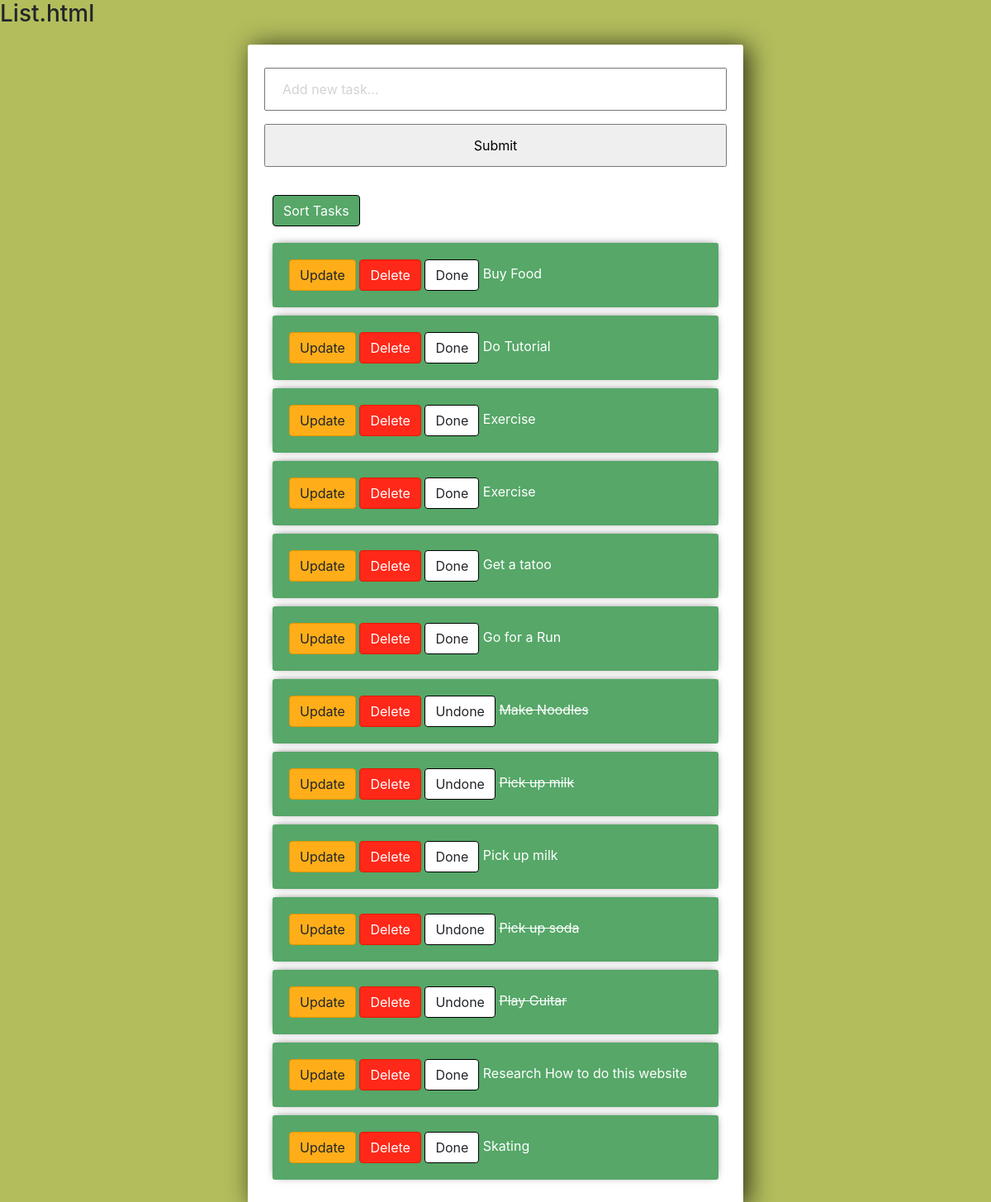
The page / on the database its author committed.
### Goals/models.py (models this page shows)
class Task(models.Model):
    title = models.CharField(max_length = 200)
    complete = models.BooleanField(default=False)
    created = models.DateTimeField(auto_now_add=True)
    def __str__(self):
        return self.title

### Goals/views.py (the view)
# urls.py: path('', views.index, name = "list"),
def index(request):
    tasks = Task.objects.all()#.order
    form = TaskForm()
    if request.method == "POST":
        form = TaskForm(request.POST) #forgot .POST
        print(form.is_valid())
        if form.is_valid(): #returns true if no erros occurs
            form.save() #saves form
        return redirect('/')
    context =  {'tasks': tasks, 'form': form}
    return render(request, "Goals/list.html", context)

### Goals/forms.py
class TaskForm(forms.ModelForm):
    title = forms.CharField(widget=forms.TextInput(attrs={'placeholder':'Add new task...'}))
    class Meta:
        model = Task
        fields = '__all__'

### Goals/templates/Goals/list.html (shortened to what this page needs)
<link rel="stylesheet"
href="https://stackpath.bootstrapcdn.com/bootstrap/4.3.1/css/bootstrap.min.css"
integrity="sha384-ggOyR0iXCbMQv3Xipma34MD+dH/1fQ784/j6cY/iJTQUOhcWr7x9JvoRxT2MZw1T"
crossorigin="anonymous">
<h3>List.html</h3>
<div class = 'center-column'>
    <form method = "POST" action = "/">
        {{form.title}}
        <input type = "submit" name = "Add Task" >
    </form>
    <a class='btn btn-sort' href="{% url 'sort_tasks' %}">Sort Tasks</a>
    {% for task in tasks %}
        <div class = 'item-row'>
            <a class = 'btn btn-edit' href="{% url 'update_task' task.id %}">Update</a>
            <a class = 'btn btn-danger' href="{% url 'delete' task.id %}">Delete</a>
            <a class = 'btn btn-vanilla' href="{% url 'mark_done' task.id%}">
                {% if task.complete == False %}
                    <span>Done</span>
                {%else%}
                    <span>Undone</span>
                {%endif%}
            </a>
            {%if task.complete == True%}
                <strike>{{task}}</strike>
            {% else %}
                <span>{{task}}</span>
            {% endif %}
        </div>
    {% endfor %}
</div>

### Goals/templates/Goals/list.html (style rules this page uses)
input { width: 100%; padding: 12px 20px; margin: 8px 0; box-sizing: border-box; }
input::placeholder { color: #d3d3d3; }
.center-column { width:600px; margin: 20px auto; padding:20px; background-color: #fff; border-radius: 3px; box-shadow: 6px 2px 30px 0px rgba(0,0,0,0.75); }
.item-row { background-color: #56a768; margin: 10px; padding: 20px; border-radius: 3px; color: #fff; font-size: 16px; box-shadow: 0px -1px 10px -4px rgba(0,0,0,0.75); }
.btn-danger { background-color: #ff2819; border-color: #e51b00; }
.btn-edit { background-color: #ffae19; border-color: #e59400; }
.btn-sort { color:#fff; margin: 10px; background-color: #56a768; border-color: #000000; }
.btn-vanilla { background-color:#ffffff; border-color: #000000; }

### rows shown on the page
Task: complete "Done", title "Buy Food"
Task: complete "Done", title "Do Tutorial"
Task: complete "Done", title "Exercise"
Task: complete "Done", title "Exercise"
Task: complete "Done", title "Get a tatoo"
Task: complete "Done", title "Go for a Run"
Task: complete "Undone", title "Make Noodles"
Task: complete "Undone", title "Pick up milk"
Task: complete "Done", title "Pick up milk"
Task: complete "Undone", title "Pick up soda"
Task: complete "Undone", title "Play Guitar"
Task: complete "Done", title "Research How to do this website"
Task: complete "Done", title "Skating"
